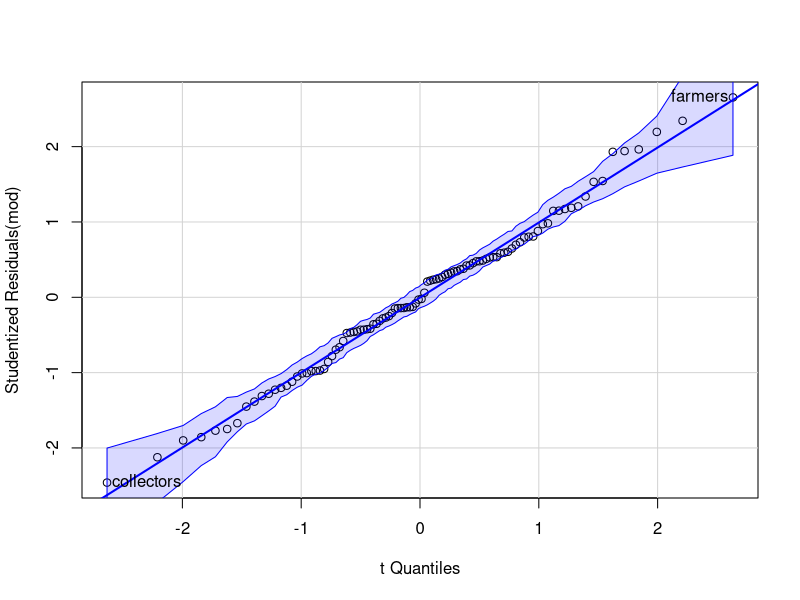
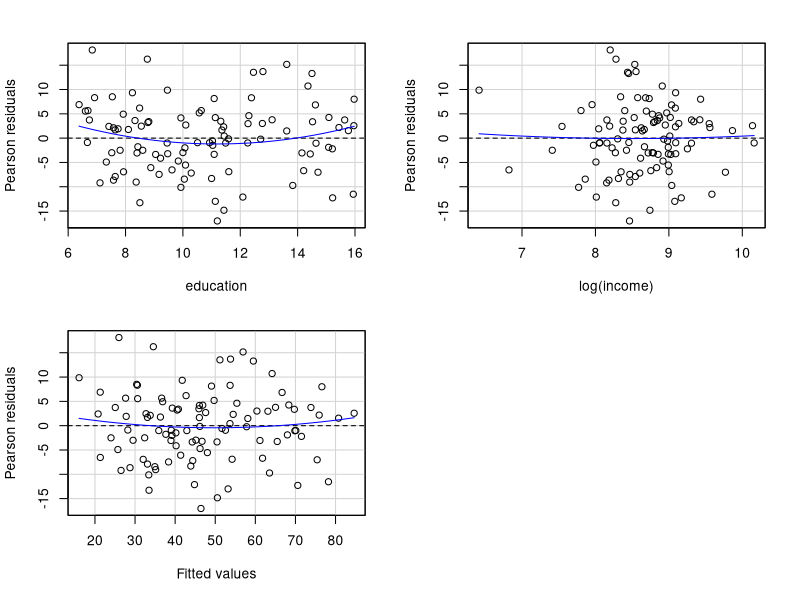
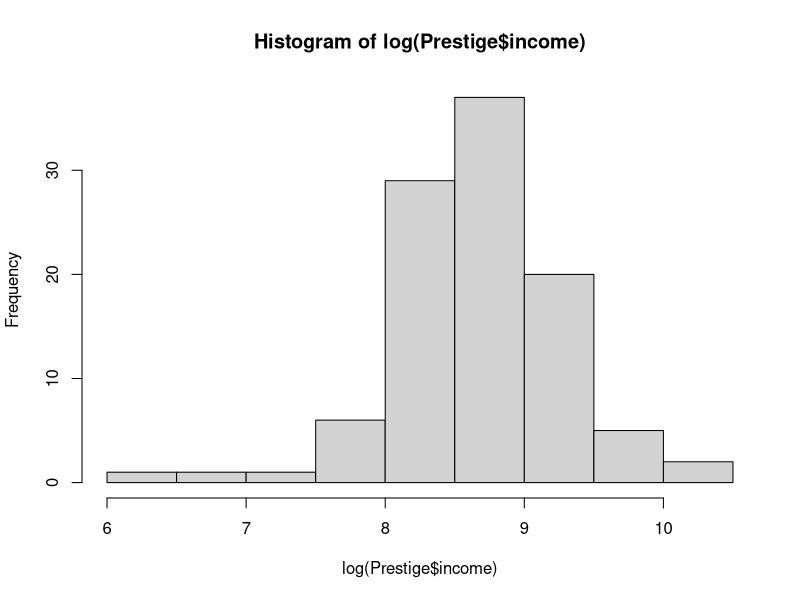

Write the R code that produced these figures, in order.
# We will conduct some of the analyses found here, but with builtin functions
# https://libguides.princeton.edu/c.php?g=1315411&p=9671574#s-lg-box-wrapper-36017198
# We borrow some snippets from this page..

#install.packages("car") 
library(car)

#Use the dataset called Prestige
help("Prestige")

Prestige

mod <- lm(prestige ~ education + log(income), data=Prestige)
summary(mod)

qqPlot(mod)

cor(Prestige$education, Prestige$income)

residualPlots(mod)

hist(log(Prestige$income))

